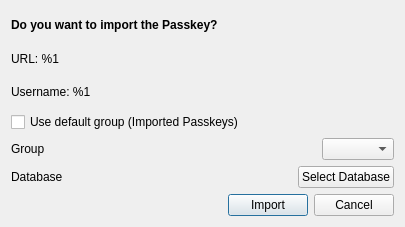
<?xml version="1.0" encoding="UTF-8"?>
<ui version="4.0">
 <class>PasskeyImportDialog</class>
 <widget class="QDialog" name="PasskeyImportDialog">
  <property name="geometry">
   <rect>
    <x>0</x>
    <y>0</y>
    <width>405</width>
    <height>227</height>
   </rect>
  </property>
  <property name="windowTitle">
   <string>KeePassXC - Passkey Import</string>
  </property>
  <layout class="QVBoxLayout" name="verticalLayout">
   <item>
    <layout class="QVBoxLayout" name="verticalLayout_2">
     <item>
      <widget class="QLabel" name="infoLabel">
       <property name="font">
        <font>
         <bold>true</bold>
        </font>
       </property>
       <property name="text">
        <string>Do you want to import the Passkey?</string>
       </property>
       <property name="alignment">
        <set>Qt::AlignLeading|Qt::AlignLeft|Qt::AlignVCenter</set>
       </property>
      </widget>
     </item>
     <item>
      <widget class="QLabel" name="urlLabel">
       <property name="text">
        <string>URL: %1</string>
       </property>
       <property name="alignment">
        <set>Qt::AlignLeading|Qt::AlignLeft|Qt::AlignVCenter</set>
       </property>
      </widget>
     </item>
     <item>
      <widget class="QLabel" name="usernameLabel">
       <property name="text">
        <string>Username: %1</string>
       </property>
       <property name="alignment">
        <set>Qt::AlignLeading|Qt::AlignLeft|Qt::AlignVCenter</set>
       </property>
      </widget>
     </item>
     <item>
      <widget class="QCheckBox" name="useDefaultGroupCheckbox">
       <property name="text">
        <string>Use default group (Imported Passkeys)</string>
       </property>
       <property name="checked">
        <bool>false</bool>
       </property>
      </widget>
     </item>
     <item>
      <layout class="QHBoxLayout" name="selectGroupHorLayout">
       <item>
        <widget class="QLabel" name="selectGroupLabel">
         <property name="text">
          <string>Group</string>
         </property>
        </widget>
       </item>
       <item>
        <spacer name="horizontalSpacer_2">
         <property name="orientation">
          <enum>Qt::Horizontal</enum>
         </property>
         <property name="sizeHint" stdset="0">
          <size>
           <width>40</width>
           <height>20</height>
          </size>
         </property>
        </spacer>
       </item>
       <item>
        <widget class="QComboBox" name="selectGroupComboBox"/>
       </item>
      </layout>
     </item>
     <item>
      <layout class="QHBoxLayout" name="selectDatabaseHorLayout">
       <item>
        <widget class="QLabel" name="selectDatabaseLabel">
         <property name="text">
          <string>Database</string>
         </property>
         <property name="scaledContents">
          <bool>false</bool>
         </property>
        </widget>
       </item>
       <item>
        <spacer name="horizontalSpacer_3">
         <property name="orientation">
          <enum>Qt::Horizontal</enum>
         </property>
         <property name="sizeHint" stdset="0">
          <size>
           <width>40</width>
           <height>20</height>
          </size>
         </property>
        </spacer>
       </item>
       <item>
        <widget class="QPushButton" name="selectDatabaseButton">
         <property name="text">
          <string>Select Database</string>
         </property>
        </widget>
       </item>
      </layout>
     </item>
    </layout>
   </item>
   <item>
    <layout class="QHBoxLayout" name="horizontalLayout">
     <item>
      <spacer name="horizontalSpacer">
       <property name="orientation">
        <enum>Qt::Horizontal</enum>
       </property>
       <property name="sizeHint" stdset="0">
        <size>
         <width>40</width>
         <height>20</height>
        </size>
       </property>
      </spacer>
     </item>
     <item>
      <widget class="QPushButton" name="importButton">
       <property name="accessibleName">
        <string>Import Passkey</string>
       </property>
       <property name="text">
        <string>Import</string>
       </property>
       <property name="autoDefault">
        <bool>true</bool>
       </property>
       <property name="default">
        <bool>true</bool>
       </property>
      </widget>
     </item>
     <item>
      <widget class="QPushButton" name="cancelButton">
       <property name="text">
        <string>Cancel</string>
       </property>
       <property name="autoDefault">
        <bool>true</bool>
       </property>
      </widget>
     </item>
    </layout>
   </item>
  </layout>
 </widget>
 <resources/>
 <connections/>
</ui>
